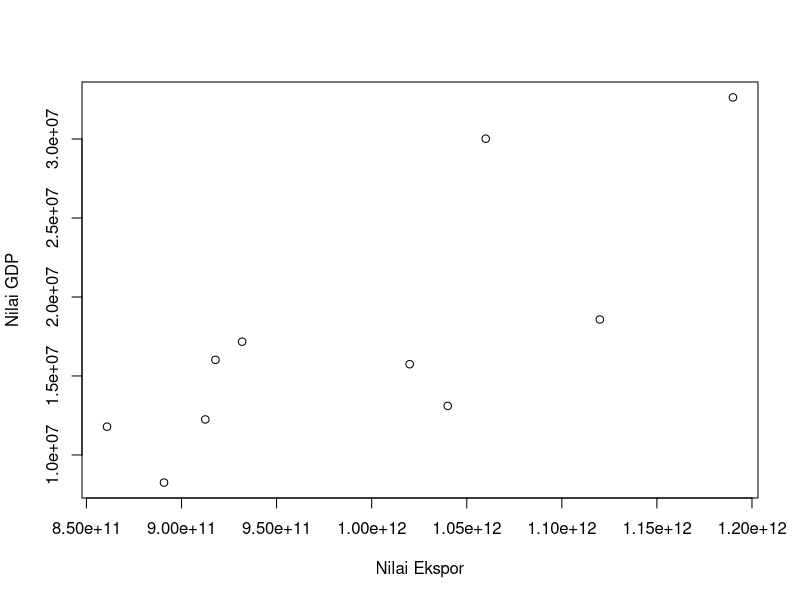
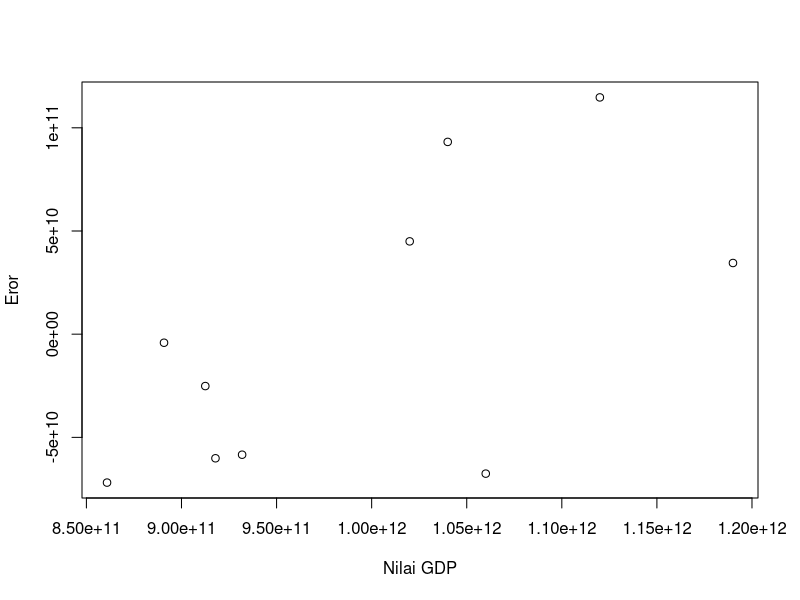

R code for these plots, in order:
## ---- chunk 1
library (readxl)
dat<-read_excel('Latihan.xlsx')
reg1<-lm(Y~X,data=dat)
plot(dat$Y,dat$X,xlab="Nilai Ekspor",ylab="Nilai GDP")
## ---- chunk 2
library (readxl)
dat<-read_excel('Latihan.xlsx')
reg1<-lm(Y~X,data=dat)
dat$u<-resid(reg1)
plot(dat$Y,dat$u,xlab="Nilai GDP",ylab="Eror")
## ---- chunk 3
library(readxl)
dat<-read_excel("Latihan.xlsx")
reg<-lm(Y~X,data=dat)
summary(reg)
